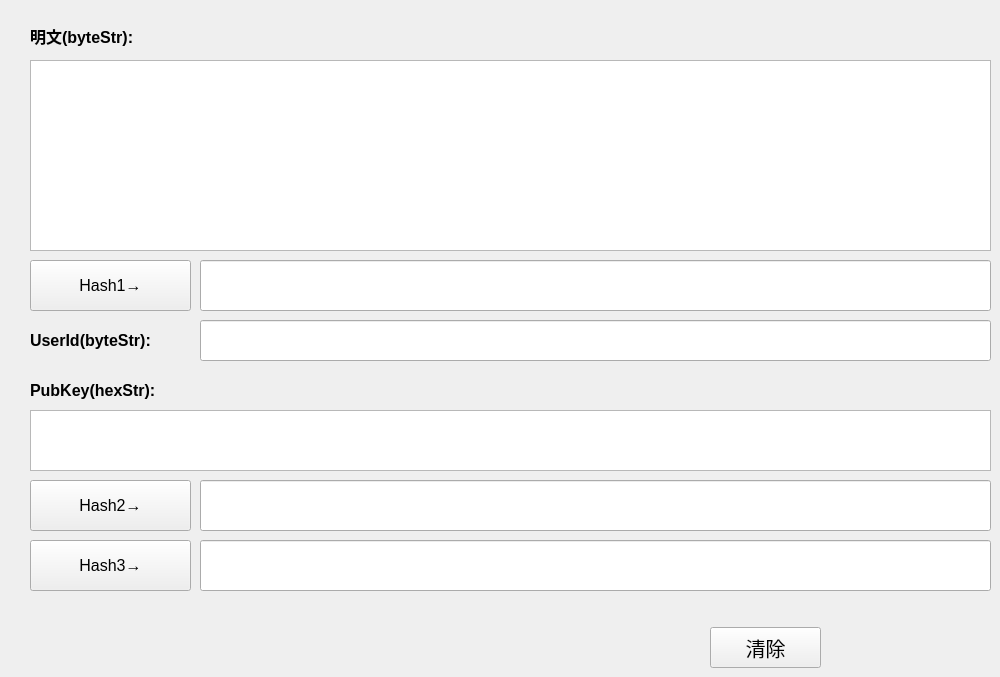
   <widget class="QWidget" name="TabSM3">
    <attribute name="title">
     <string>      SM3      </string>
    </attribute>
    <widget class="QTextEdit" name="SM3_RawText">
     <property name="geometry">
      <rect>
       <x>30</x>
       <y>60</y>
       <width>961</width>
       <height>191</height>
      </rect>
     </property>
     <property name="font">
      <font>
       <family>Consolas</family>
       <pointsize>12</pointsize>
      </font>
     </property>
    </widget>
    <widget class="QLabel" name="label_4">
     <property name="geometry">
      <rect>
       <x>30</x>
       <y>20</y>
       <width>141</width>
       <height>31</height>
      </rect>
     </property>
     <property name="font">
      <font>
       <pointsize>12</pointsize>
       <weight>75</weight>
       <bold>true</bold>
      </font>
     </property>
     <property name="text">
      <string>明文(byteStr):</string>
     </property>
    </widget>
    <widget class="QPushButton" name="SM3_ButtonClear">
     <property name="geometry">
      <rect>
       <x>710</x>
       <y>627</y>
       <width>111</width>
       <height>41</height>
      </rect>
     </property>
     <property name="font">
      <font>
       <family>Agency FB</family>
       <pointsize>15</pointsize>
      </font>
     </property>
     <property name="text">
      <string>清除</string>
     </property>
    </widget>
    <widget class="QLineEdit" name="SM3_Hash1">
     <property name="geometry">
      <rect>
       <x>200</x>
       <y>260</y>
       <width>791</width>
       <height>51</height>
      </rect>
     </property>
     <property name="font">
      <font>
       <family>Consolas</family>
       <pointsize>12</pointsize>
      </font>
     </property>
    </widget>
    <widget class="QPushButton" name="SM3_Button1">
     <property name="geometry">
      <rect>
       <x>30</x>
       <y>260</y>
       <width>161</width>
       <height>51</height>
      </rect>
     </property>
     <property name="font">
      <font>
       <pointsize>12</pointsize>
      </font>
     </property>
     <property name="text">
      <string>Hash1→</string>
     </property>
    </widget>
    <widget class="QLabel" name="label_6">
     <property name="geometry">
      <rect>
       <x>30</x>
       <y>320</y>
       <width>161</width>
       <height>41</height>
      </rect>
     </property>
     <property name="font">
      <font>
       <pointsize>12</pointsize>
       <weight>75</weight>
       <bold>true</bold>
      </font>
     </property>
     <property name="text">
      <string>UserId(byteStr):</string>
     </property>
    </widget>
    <widget class="QLineEdit" name="SM3_UserId">
     <property name="geometry">
      <rect>
       <x>200</x>
       <y>320</y>
       <width>791</width>
       <height>41</height>
      </rect>
     </property>
     <property name="font">
      <font>
       <family>Consolas</family>
       <pointsize>12</pointsize>
      </font>
     </property>
    </widget>
    <widget class="QLabel" name="label_7">
     <property name="geometry">
      <rect>
       <x>30</x>
       <y>370</y>
       <width>171</width>
       <height>41</height>
      </rect>
     </property>
     <property name="font">
      <font>
       <pointsize>12</pointsize>
       <weight>75</weight>
       <bold>true</bold>
      </font>
     </property>
     <property name="text">
      <string>PubKey(hexStr):</string>
     </property>
    </widget>
    <widget class="QTextEdit" name="SM3_PubKey">
     <property name="geometry">
      <rect>
       <x>30</x>
       <y>410</y>
       <width>961</width>
       <height>61</height>
      </rect>
     </property>
     <property name="font">
      <font>
       <pointsize>12</pointsize>
      </font>
     </property>
    </widget>
    <widget class="QPushButton" name="SM3_Button2">
     <property name="geometry">
      <rect>
       <x>30</x>
       <y>480</y>
       <width>161</width>
       <height>51</height>
      </rect>
     </property>
     <property name="font">
      <font>
       <pointsize>12</pointsize>
      </font>
     </property>
     <property name="text">
      <string>Hash2→</string>
     </property>
    </widget>
    <widget class="QLineEdit" name="SM3_Hash2">
     <property name="geometry">
      <rect>
       <x>200</x>
       <y>480</y>
       <width>791</width>
       <height>51</height>
      </rect>
     </property>
     <property name="font">
      <font>
       <family>Consolas</family>
       <pointsize>12</pointsize>
      </font>
     </property>
    </widget>
    <widget class="QPushButton" name="SM3_Button3">
     <property name="geometry">
      <rect>
       <x>30</x>
       <y>540</y>
       <width>161</width>
       <height>51</height>
      </rect>
     </property>
     <property name="font">
      <font>
       <pointsize>12</pointsize>
      </font>
     </property>
     <property name="text">
      <string>Hash3→</string>
     </property>
    </widget>
    <widget class="QLineEdit" name="SM3_Hash3">
     <property name="geometry">
      <rect>
       <x>200</x>
       <y>540</y>
       <width>791</width>
       <height>51</height>
      </rect>
     </property>
     <property name="font">
      <font>
       <family>Consolas</family>
       <pointsize>12</pointsize>
      </font>
     </property>
    </widget>
   </widget>
